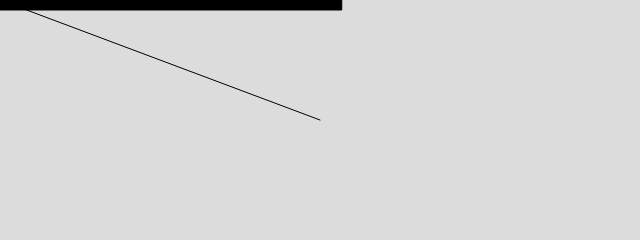
Frame 1 (no input)
Frame 60 (no input): identical to frame 1, image omitted
Frame 120 (the mouse pressed at the canvas centre since frame 60): blank canvas, image omitted

The p5.js sketch that drew this single still picture (run headless with seeded random() and noise() and a simulated clock; from frame 60 on, the mouse is pressed at the canvas centre):

// p5.js sketch
// ── sketch.js
function setup() {
    createCanvas(640, 240);
}

function draw() {
    background(220);

    let mouse = createVector(mouseX, mouseY);
    let origin = createVector(width / 2, height / 2);
    mouse.sub(origin);

    let m = mouse.mag();
    fill(0);
    rect(0, 0, m, 10);

    translate(width / 2, height / 2);
    line(0, 0, mouse.x, mouse.y);
}
